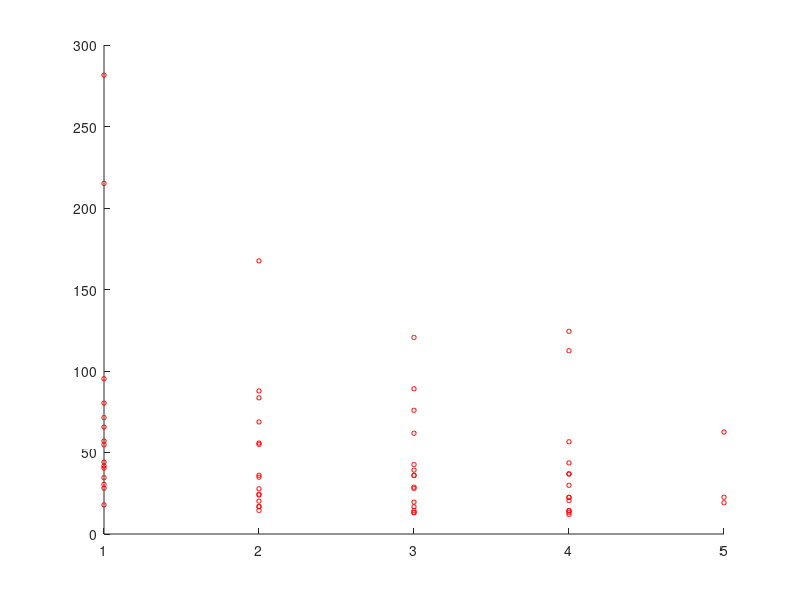
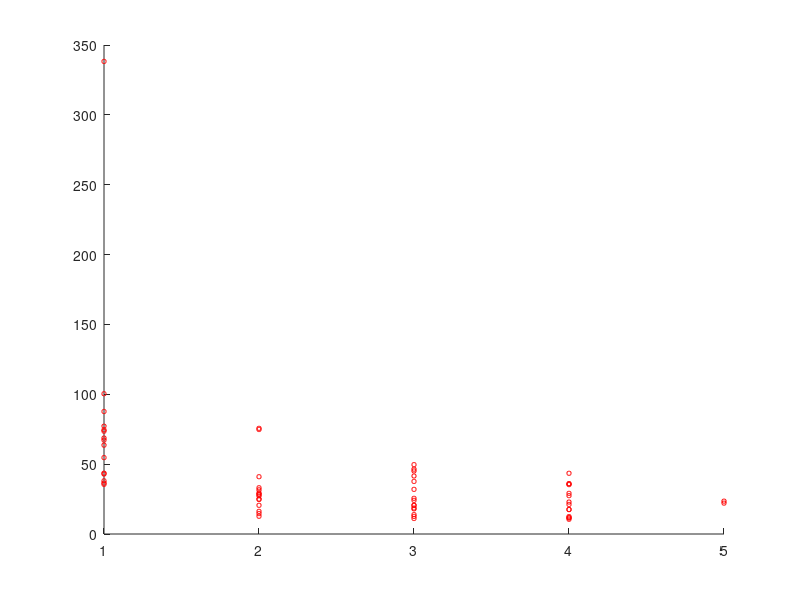
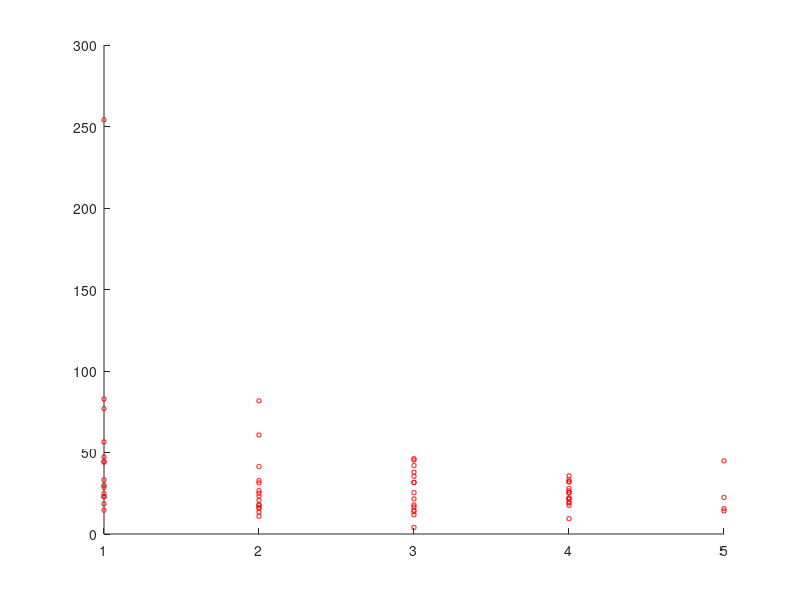
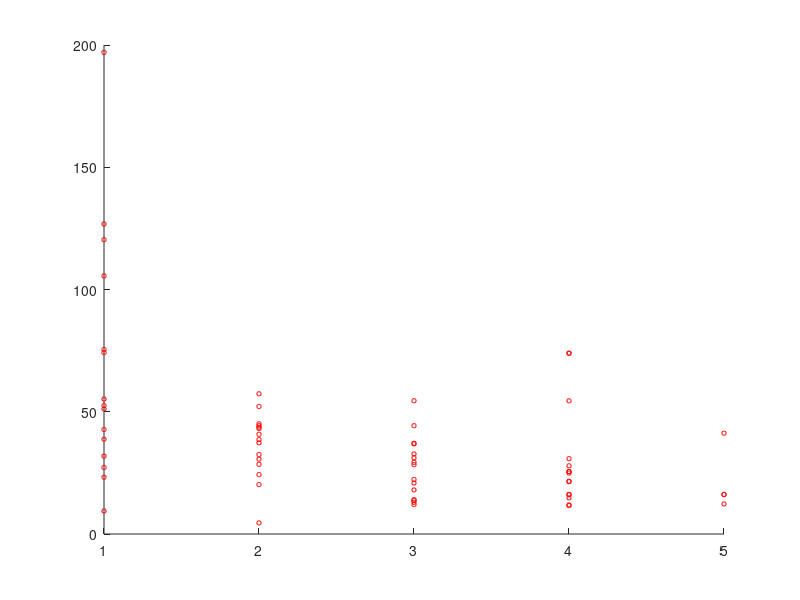

The MATLAB source for these figures, in order: (Note: this script raises an error after producing the figures.)
%% DATA ANALYSIS Tom

clc
clear all
close all

%% read the data file

dp='C:\Users\Thomas\Documents\Github\MYO-SMC705\pd_patch\results\';
% 1 1 1 4 5 14.0052 myo; './tasks_CLEANED_removed8.txt'
% fid=fopen([dp 'tasks_CLEANED_Tom.txt']) ; % Opens target file
fid=fopen('./tasks_CLEANED_Tom.txt') ; % Opens target file (alt. path)

data=textscan(fid ,'%f%f%f%f%f%f%s','delimiter',' '); % Reads data as floats and strings
fclose(fid);

userID = [ data{1,2} ];
taskID = [ data{1,3} ];
taskLab = [ data{1,4} ];
clicks = [ data{1,5} ];
taskTime=[data{1,6}];
device=[data{1,7}];
device=1*strcmp(device, 'myo;')+2*strcmp(device,'pho;');

%% Create Matrix

allData = [userID taskID taskLab clicks taskTime device]; 

%% Separate Phone and MYO data indices

%Get Indices for Myo and Phone.
% Note this method will eliminate any data that is not labelled either 'myo;' or 'pho;' 
idx_allMYO=find(device==1);
idx_allPho=find(device==2);

%% Create MYO and Phone matrices

%MYO Matrix
userID_MYO = userID(idx_allMYO,:);
taskID_MYO = taskID(idx_allMYO,:);
taskLab_MYO = taskLab(idx_allMYO,:);
clicks_MYO = clicks(idx_allMYO,:);
taskTime_MYO=taskTime(idx_allMYO,:);
allData_MYO=[userID_MYO taskID_MYO taskLab_MYO clicks_MYO taskTime_MYO] ; 

%Phone Matrix
userID_Pho = userID(idx_allPho,:);
taskID_Pho = taskID(idx_allPho,:);
taskLab_Pho = taskLab(idx_allPho,:);
clicks_Pho = clicks(idx_allPho,:);
taskTime_Pho=taskTime(idx_allPho,:);
allData_Pho=[userID_Pho taskID_Pho taskLab_Pho clicks_Pho taskTime_Pho] ; 

%Check:
% size(allData_MYO) + size(allData_Pho) == size(allData) . If this does not
% add up then there are lines of errors in the coding.


%% Separate by userID for MYO and Phone

Num_Users =max(userID); %Maximum number of users

%% Cell containing matrices for each user's results with the MYO

for i = 1:Num_Users
    Individual_User_MYO{i} = allData_MYO( find( userID_MYO==i), :);
end

%% Cell containing matrices for each user's results with the Phone

for i = 1:Num_Users
    Individual_User_Pho{i} = allData_Pho( find( userID_Pho==i), :);
end

%%%%%%%%%%%%%%%%%%%%%%%%%%%%%%%%%%%%%%

%% MYO-Scatter Plot Maximum Task Time Vs Task Iteration for task label
% (Separated into figures for each Task Label and Coloured based on UserID ) 
%idx_monster=7
C=(colormap(lines));
for idx_monster=1:Num_Users
clear('AnnataskID')
clear('idx_Tasktime_max') 
clear('Anna_results_MYO')
clear('AnnaXbob')
clear('AnnaYbob')
clear('AnnaZbob')
clear('Annabob')
clear('idx_TID')
clear('AnnataskID')
clear('idx_TM')
clear(' idx_Tasktime_max')
clear('X_nu')
clear('Y_nu')
clear('Z_nu')
clear('Anna3D_max')
clear('idx_taskLab')
clear('idx_sorted')
clear('idx_taskLab2')
clear('taskmax_divided')
clear('idx_taskLab3')
clear('non_iter')
clear('X')
clear('Anna3D_sorted')

%%%%%%%%%%%%%%%%%%%%%%%%%%%%%%%%%%%%%%%%
Anna_results_MYO=(Individual_User_MYO{idx_monster}); %Change _MYO to _Pho to plot same results for the phone
AnnaXbob=Anna_results_MYO(:,2);
AnnaYbob=Anna_results_MYO(:,3);
AnnaZbob=Anna_results_MYO(:,5);

Annabob=[AnnaXbob AnnaYbob AnnaZbob];

%Tasktimes under same TaskID
for idx_TID=1:max(AnnaXbob); %TaskID 
        AnnataskID{idx_TID}=find(AnnaXbob==idx_TID);
end

%Max Timetask for each TaskID
for idx_TM=1:length(AnnataskID); %TaskMax
    idx_Tasktime_max(idx_TM)=max(AnnataskID{idx_TM});
end

%Matrix for tasktime maximums
X_nu=(AnnaXbob(idx_Tasktime_max));
Y_nu=(AnnaYbob(idx_Tasktime_max));
Z_nu=(AnnaZbob(idx_Tasktime_max));
Anna3D_max=[X_nu Y_nu Z_nu];

%Indices for tasklabels
for idx_taskLab=1:5;
        idx_sorted{idx_taskLab}=find(Y_nu==idx_taskLab); 
end

%applied indices for task labels
for idx_taskLab=1:5;
taskmax_divided{idx_taskLab}=(Anna3D_max(idx_sorted{idx_taskLab},:));
end

%for idx_taskLab=1:5;
%taskall_divided{idx_taskLab}=(Annabob(idx_sorted{idx_taskLab},:));
%end

%Plot Attempts under max task times
%for idx_taskLab=1:5;
%non_iter=[1:length(taskall_divided{1,idx_taskLab})]';
%    figure(idx_taskLab);hold on;
%      X2=taskall_divided{1,idx_taskLab}
%scatter(X(),X2(:,3)); hold on;
%end
%Plot total task times over task ID
for idx_taskLab=1:5
    clear('non_iter')
    clear('X')
    clear('Anna3D_sorted')
    clear('I1')
    [I1 J2]=size(taskmax_divided{1,idx_taskLab});
non_iter=[1:I1]';
    figure(idx_taskLab);hold on;%idx_taskLab
       X=taskmax_divided{1,idx_taskLab}; 
Anna3D_sorted=X;
%plot(non_iter,Anna3D_sorted(:,3),'color',C(idx_monster,:)); hold on;% swap X position with Anna3D_sorted(:,1) for over iter
%scatter(non_iter,Anna3D_sorted(:,3),10,C(idx_monster,:)); hold on
%plot(non_iter,Anna3D_sorted(:,3),'color','k'); hold on;
scatter(non_iter,Anna3D_sorted(:,3),10,'r'); hold on
end
end

%% MYO Plot Task time Learning curve for all users on Individual task labels
for idx_figure=1:5
    figure(idx_figure); hold on;
h = gcf ;
axesObjs = get(h, 'Children'); %axes handles
dataObjs = get(axesObjs, 'Children'); %handles to low-level graphics objects in axes
objTypes = get(dataObjs, 'Type');%type of low-level graphics object
xdata = get(dataObjs, 'XData') ; %data from low-level grahics objects
ydata = get(dataObjs, 'YData');
XY_1=[xdata{1}'  ydata{1}'];
XY_2=[xdata{2}'  ydata{2}'];
XY_3=[xdata{3}'  ydata{3}'];
XY_4=[xdata{4}'  ydata{4}'];
XY_5=[xdata{5}'  ydata{5}'];
XY_6=[xdata{6}'  ydata{6}'];
XY_7=[xdata{7}'  ydata{7}'];
XY_8=[xdata{8}'  ydata{8}'];
XY_9=[xdata{9}'  ydata{9}'];
XY_10=[xdata{10}'  ydata{10}'];
XY_11=[xdata{11}'  ydata{11}'];
XY_12=[xdata{12}'  ydata{12}'];
XY_13=[xdata{13}'  ydata{13}'];
XY_14=[xdata{14}'  ydata{14}'];
XY_15=[xdata{15}'  ydata{15}'];
XY_all=[XY_1;XY_2;XY_3;XY_4;XY_5;XY_6;XY_7;XY_8;XY_9;XY_10;XY_11;XY_12;XY_13;XY_14;XY_15];
idx_XY1=find(XY_all(:,1)==1);
idx_XY2=find(XY_all(:,1)==2);
idx_XY3=find(XY_all(:,1)==3);
idx_XY4=find(XY_all(:,1)==4);
idx_XY5=find(XY_all(:,1)==5);
XY_done=[mean(XY_all(idx_XY1,2));mean(XY_all(idx_XY2,2));mean(XY_all(idx_XY3,2));mean(XY_all(idx_XY4,2))];
error_standarddeviation=[std(XY_all(idx_XY1,2));std(XY_all(idx_XY2,2));std(XY_all(idx_XY3,2));std(XY_all(idx_XY4,2))];
plot(XY_done,'color','r'); hold on;
errorbar(XY_done(:,1),error_standarddeviation,'rx');
%axis([1,4,0,100])

end

C=(colormap(lines));
for idx_monster=1:Num_Users
clear('AnnataskID')
clear('idx_Tasktime_max') 
clear('Anna_results_MYO')
clear('AnnaXbob')
clear('AnnaYbob')
clear('AnnaZbob')
clear('Annabob')
clear('idx_TID')
clear('AnnataskID')
clear('idx_TM')
clear(' idx_Tasktime_max')
clear('X_nu')
clear('Y_nu')
clear('Z_nu')
clear('Anna3D_max')
clear('idx_taskLab')
clear('idx_sorted')
clear('idx_taskLab2')
clear('taskmax_divided')
clear('idx_taskLab3')
clear('non_iter')
clear('X')
clear('Anna3D_sorted')

%%%%%%%%%%%%%%%%%%%%%%%%%%%%%%%%%%%%%%%%
Anna_results_MYO=(Individual_User_Pho{idx_monster}); %Change _MYO to _Pho to plot same results for the phone
AnnaXbob=Anna_results_MYO(:,2);
AnnaYbob=Anna_results_MYO(:,3);
AnnaZbob=Anna_results_MYO(:,5);

Annabob=[AnnaXbob AnnaYbob AnnaZbob];

%Tasktimes under same TaskID
for idx_TID=1:max(AnnaXbob); %TaskID 
        AnnataskID{idx_TID}=find(AnnaXbob==idx_TID);
end

%Max Timetask for each TaskID
for idx_TM=1:length(AnnataskID); %TaskMax
    idx_Tasktime_max(idx_TM)=max(AnnataskID{idx_TM});
end

%Matrix for tasktime maximums
X_nu=(AnnaXbob(idx_Tasktime_max));
Y_nu=(AnnaYbob(idx_Tasktime_max));
Z_nu=(AnnaZbob(idx_Tasktime_max));
Anna3D_max=[X_nu Y_nu Z_nu];

%Indices for tasklabels
for idx_taskLab=1:5;
        idx_sorted{idx_taskLab}=find(Y_nu==idx_taskLab); 
end

%applied indices for task labels
for idx_taskLab=1:5;
taskmax_divided{idx_taskLab}=(Anna3D_max(idx_sorted{idx_taskLab},:));
end

%for idx_taskLab=1:5;
%taskall_divided{idx_taskLab}=(Annabob(idx_sorted{idx_taskLab},:));
%end

%Plot Attempts under max task times
%for idx_taskLab=1:5;
%non_iter=[1:length(taskall_divided{1,idx_taskLab})]';
%    figure(idx_taskLab);hold on;
%      X2=taskall_divided{1,idx_taskLab}
%scatter(X(),X2(:,3)); hold on;
%end
%Plot total task times over task ID
for idx_taskLab=1:5
    clear('non_iter')
    clear('X')
    clear('Anna3D_sorted')
    clear('I1')
    [I1 J2]=size(taskmax_divided{1,idx_taskLab});
non_iter=[1:I1]';
    figure(idx_taskLab);hold on;%idx_taskLab
       X=taskmax_divided{1,idx_taskLab}; 
Anna3D_sorted=X;
%plot(non_iter,Anna3D_sorted(:,3),'color',C(idx_monster,:)); hold on;% swap X position with Anna3D_sorted(:,1) for over iter
%scatter(non_iter,Anna3D_sorted(:,3),10,C(idx_monster,:)); hold on
%plot(non_iter,Anna3D_sorted(:,3),'color','y'); hold on;
scatter(non_iter,Anna3D_sorted(:,3),10,'b'); hold on
end
end

%% MYO Plot Task time Learning curve for all users on Individual task labels
for idx_figure=1:5
    figure(idx_figure); hold on;
h = gcf ;
axesObjs = get(h, 'Children'); %axes handles
dataObjs = get(axesObjs, 'Children'); %handles to low-level graphics objects in axes
objTypes = get(dataObjs, 'Type');%type of low-level graphics object
xdata = get(dataObjs, 'XData') ; %data from low-level grahics objects
ydata = get(dataObjs, 'YData');
XY_1=[xdata{1}'  ydata{1}'];
XY_2=[xdata{2}'  ydata{2}'];
XY_3=[xdata{3}'  ydata{3}'];
XY_4=[xdata{4}'  ydata{4}'];
XY_5=[xdata{5}'  ydata{5}'];
XY_6=[xdata{6}'  ydata{6}'];
XY_7=[xdata{7}'  ydata{7}'];
XY_8=[xdata{8}'  ydata{8}'];
XY_9=[xdata{9}'  ydata{9}'];
XY_10=[xdata{10}'  ydata{10}'];
XY_11=[xdata{11}'  ydata{11}'];
XY_12=[xdata{12}'  ydata{12}'];
XY_13=[xdata{13}'  ydata{13}'];
XY_14=[xdata{14}'  ydata{14}'];
XY_15=[xdata{15}'  ydata{15}'];
XY_all=[XY_1;XY_2;XY_3;XY_4;XY_5;XY_6;XY_7;XY_8;XY_9;XY_10;XY_11;XY_12;XY_13;XY_14;XY_15];
idx_XY1=find(XY_all(:,1)==1);
idx_XY2=find(XY_all(:,1)==2);
idx_XY3=find(XY_all(:,1)==3);
idx_XY4=find(XY_all(:,1)==4);
idx_XY5=find(XY_all(:,1)==5);
XY_done=[mean(XY_all(idx_XY1,2));mean(XY_all(idx_XY2,2));mean(XY_all(idx_XY3,2));mean(XY_all(idx_XY4,2))];
error_standarddeviation=[std(XY_all(idx_XY1,2));std(XY_all(idx_XY2,2));std(XY_all(idx_XY3,2));std(XY_all(idx_XY4,2))];
plot(XY_done,'color','b'); hold on;
errorbar(XY_done(:,1),error_standarddeviation,'bx');
axis([0.9,4.1,0,85])
grid minor
end


%% RUN UP TO HERE


%%%%%%%%%%%%%%%%%%%%%%%%%%%%%%%%%%%%%%%%%%%%%%%%%
%%
%%
%%
%%
%%
%%
%%
%%
%%%%%%%%%%%%%%%%%%%%%%%%%%%%%%%%%%%%%%%%%%%%%%%%
